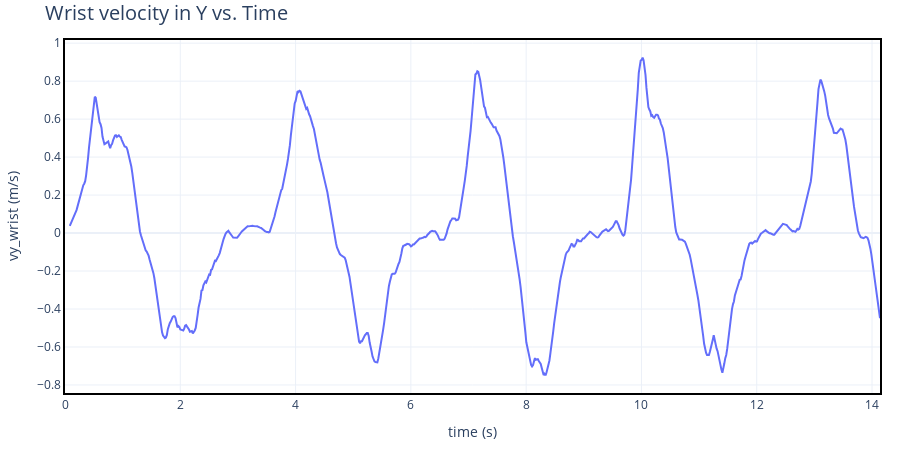

The notebook cell this image was saved under:
### Code cell
show_with_estetica(df['time'], df['vy_wrist'], x_name = 'time (s)', y_name = 'vy_wrist (m/s)', title = 'Wrist velocity in Y vs. Time')

### Figure 1 — Plotly figure (JSON) as saved in the notebook; plotly's stock layout.template omitted (floating-point values rounded to 4 significant figures; data arrays with more than 128 entries replaced by an {"elided": "..."} marker saying what was removed)
{"data": [{"mode": "lines", "type": "scatter", "x": {"elided": "849 float values"}, "y": {"elided": "849 float values"}}], "layout": {"autosize": false, "height": 450, "legend": {"bgcolor": "rgba(255,255,255,0)", "font": {"size": 18}, "orientation": "v", "x": 1, "xanchor": "right", "y": 0.95, "yanchor": "top"}, "margin": {"b": 20, "l": 20, "r": 20, "t": 40}, "plot_bgcolor": "white", "title": {"font": {"size": 20}, "text": "Wrist velocity in Y vs. Time"}, "width": 900, "xaxis": {"linecolor": "black", "linewidth": 2, "mirror": true, "showgrid": true, "showline": true, "title": {"text": "time (s)"}}, "yaxis": {"linecolor": "black", "linewidth": 2, "mirror": true, "showgrid": true, "showline": true, "title": {"text": "vy_wrist (m/s)"}}}}
